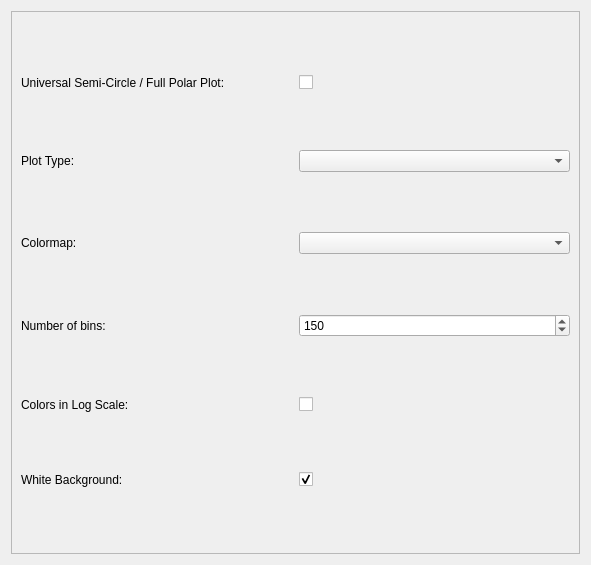
<?xml version="1.0" encoding="UTF-8"?>
<ui version="4.0">
 <class>Form</class>
 <widget class="QWidget" name="Form">
  <property name="geometry">
   <rect>
    <x>0</x>
    <y>0</y>
    <width>591</width>
    <height>565</height>
   </rect>
  </property>
  <property name="windowTitle">
   <string>Form</string>
  </property>
  <layout class="QGridLayout" name="gridLayout">
   <item row="0" column="0">
    <widget class="QScrollArea" name="scrollArea">
     <property name="minimumSize">
      <size>
       <width>0</width>
       <height>200</height>
      </size>
     </property>
     <property name="widgetResizable">
      <bool>true</bool>
     </property>
     <widget class="QWidget" name="scrollAreaWidgetContents">
      <property name="geometry">
       <rect>
        <x>0</x>
        <y>0</y>
        <width>565</width>
        <height>539</height>
       </rect>
      </property>
      <layout class="QGridLayout" name="gridLayout_2">
       <item row="1" column="1">
        <widget class="QComboBox" name="plot_type_combobox"/>
       </item>
       <item row="3" column="1">
        <widget class="QSpinBox" name="number_of_bins_spinbox">
         <property name="minimum">
          <number>1</number>
         </property>
         <property name="maximum">
          <number>10000</number>
         </property>
         <property name="value">
          <number>150</number>
         </property>
        </widget>
       </item>
       <item row="3" column="0">
        <widget class="QLabel" name="label_4">
         <property name="text">
          <string>Number of bins:</string>
         </property>
        </widget>
       </item>
       <item row="2" column="1">
        <widget class="QComboBox" name="colormap_combobox"/>
       </item>
       <item row="0" column="1">
        <widget class="QCheckBox" name="semi_circle_checkbox">
         <property name="text">
          <string/>
         </property>
        </widget>
       </item>
       <item row="4" column="0">
        <widget class="QLabel" name="label_7">
         <property name="text">
          <string>Colors in Log Scale:</string>
         </property>
        </widget>
       </item>
       <item row="2" column="0">
        <widget class="QLabel" name="label_3">
         <property name="text">
          <string>Colormap:</string>
         </property>
        </widget>
       </item>
       <item row="1" column="0">
        <widget class="QLabel" name="label_2">
         <property name="text">
          <string>Plot Type:</string>
         </property>
        </widget>
       </item>
       <item row="0" column="0">
        <widget class="QLabel" name="label_5">
         <property name="text">
          <string>Universal Semi-Circle / Full Polar Plot:</string>
         </property>
        </widget>
       </item>
       <item row="5" column="0">
        <widget class="QLabel" name="label_6">
         <property name="text">
          <string>White Background:</string>
         </property>
        </widget>
       </item>
       <item row="5" column="1">
        <widget class="QCheckBox" name="white_background_checkbox">
         <property name="text">
          <string/>
         </property>
         <property name="checked">
          <bool>true</bool>
         </property>
        </widget>
       </item>
       <item row="4" column="1">
        <widget class="QCheckBox" name="log_scale_checkbox">
         <property name="text">
          <string/>
         </property>
        </widget>
       </item>
      </layout>
     </widget>
    </widget>
   </item>
  </layout>
 </widget>
 <resources/>
 <connections/>
</ui>
